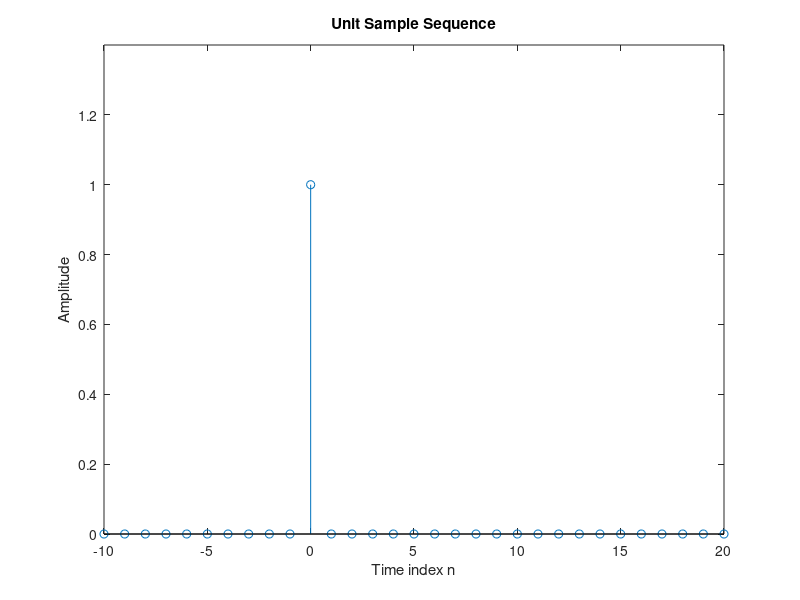

Write MATLAB code to recreate this figure.
% Unit Signal
% U(n) = 1 when n = 0; 0 when n != 0

clf; % clear figure

n = -10:20;
u = [zeros(1,10) 1 zeros(1,20)];

stem(n,u);
xlabel('Time index n'); ylabel('Amplitude');
title('Unit Sample Sequence');
axis([-10 20 0 1.4]);